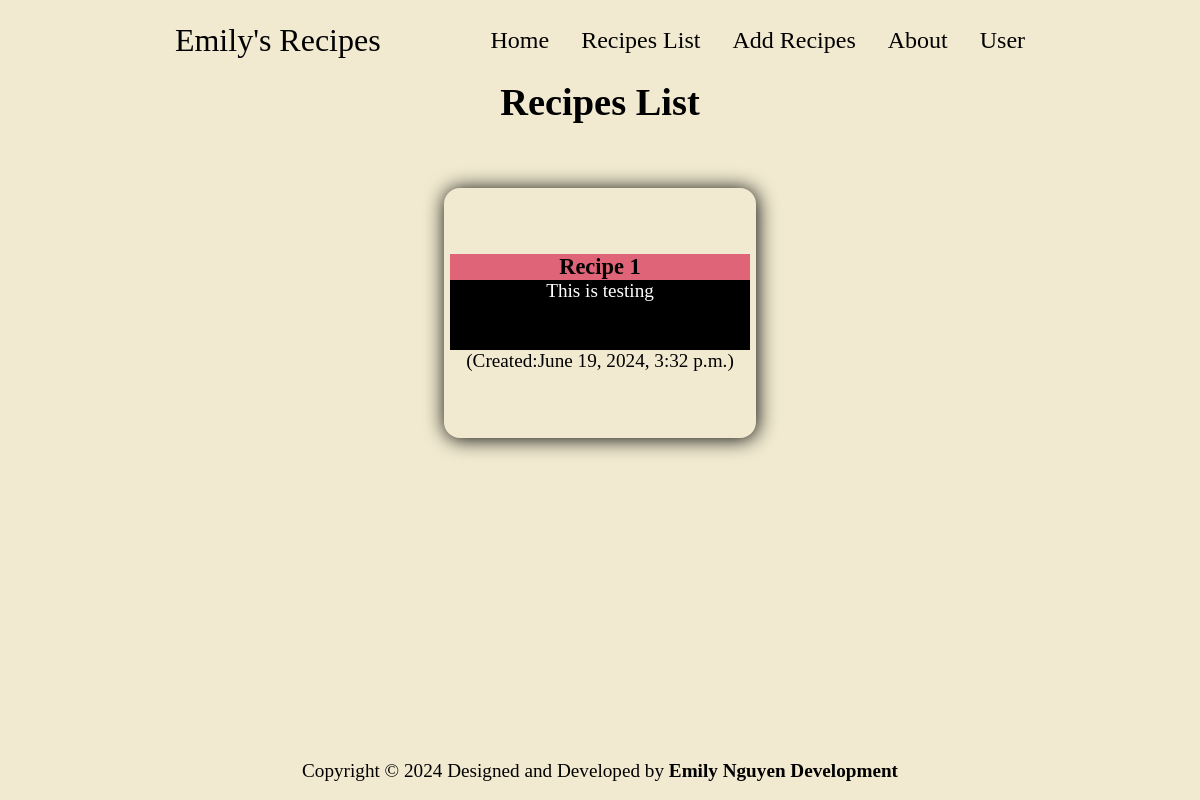
Before: /recipes/ with the older database file.
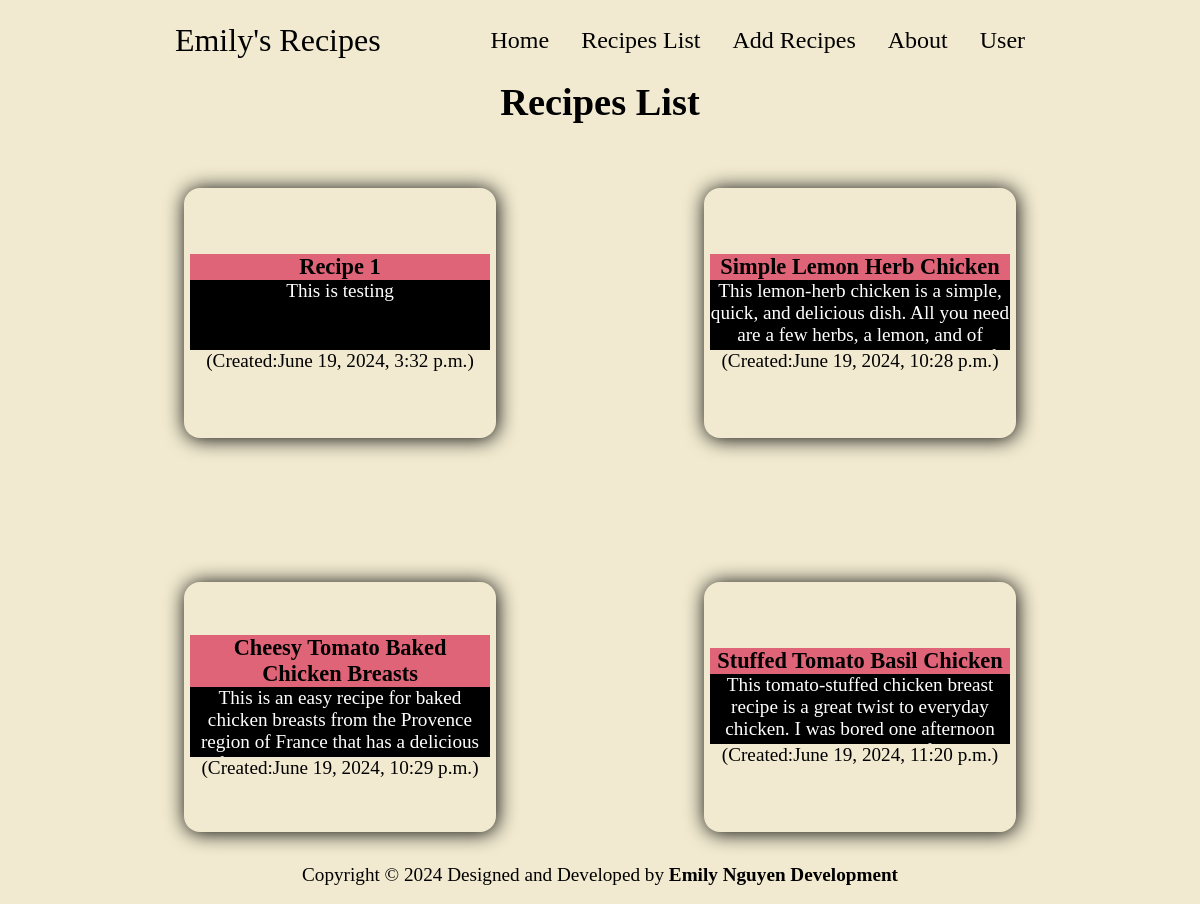
After: the same page with the newer database file.
### recipes/models.py (models this page shows, shortened)
class Recipe(models.Model):
    name = models.CharField(max_length=64)
    time = models.IntegerField()
    servings = models.IntegerField()
    description = models.TextField()
    direction = models.TextField()
    author = models.ForeignKey(CustomUser, on_delete=models.CASCADE, related_name="recipes", null=True)
    date_created = models.DateTimeField(auto_now_add=True)
    date_updated = models.DateTimeField(auto_now=True)
    is_featured = models.BooleanField(default=False)

### recipes/views.py (the view)
# urls.py: path('recipes/', include('recipes.urls')),
def recipes(request):
    return render(request, "recipes/recipes.html",{
        "recipes": Recipe.objects.all()
    })

### recipes/templates/recipes/recipes.html (shortened to what this page needs)
{% extends 'recipes/layout.html'%}
{% block body %}
<h1>Recipes List</h1>
<div class="recipes-container">
    {% for recipe in recipes %}
    <div class="recipe-card">
      <a href="{% url 'recipes:recipe' recipe.id %}">
        <div>
            <p class="recipe-name">{{recipe.name}}</p>
            <p class="recipe-desc">{{recipe.description}}</p>
            <p>(Created:{{recipe.date_created}})</p>
        </div>
      </a>
    </div>
    {% endfor%}
</div>
{% endblock %}

### recipes/templates/recipes/layout.html (shortened to what this page needs)
<!DOCTYPE html>
{% load static %}
<html lang="en">
  <head>
    <link
      rel="stylesheet"
      type="text/css"
      href="{% static 'styles/style.css' %}"
    />
    <link
    rel="stylesheet"
    type="text/css"
    href="{% static 'recipes/styles/style.css' %}" />
  </head>
  <body>
    <nav>
      <div class="logo"><a href="/">Emily's Recipes</a></div>
      <div>
        <ul class="nav-links">
          <li><a href="/">Home</a></li>
          <li><a href="/recipes">Recipes List</a></li>
          <li><a href="/recipes/add">Add Recipes</a></li>
          <li><a href="/about">About</a></li>
          <li><a href="/users">User</a></li>
        </ul>
      </div>
    </nav>
    <main>{% block body %} {% endblock %}</main>
    <footer>
      <p>Copyright &#169; <span id="date"></span> Designed and Developed by  <strong><a target="blank" href="https://thunahh123.github.io/emily-ng-site.github.io/">Emily Nguyen Development</a></strong></p>
    </footer>
  </body>
</html>

### static/styles/style.css (style rules this page uses)
* { margin: 0; padding: 0; }
body { min-height: 100vh; background-color: rgba(236, 227, 191, 0.726); color: black; font-size: 1.2rem; display: flex; flex-direction: column; width: 80%; margin: 0 auto; }
main { text-align: center; flex: 1 0 85vh; }
nav, .nav-links { display: flex; }
nav { justify-content: space-around; align-items: center; flex: 0 0 10vh; }
.nav-links { gap: 2rem; list-style: none; font-size: 1.5rem; }
a { color: #000; text-decoration: none; text-decoration-color: white; }
.logo { font-size: 2rem; color: rgb(211, 55, 107); }
a, .btn { transition: all 300ms ease; }
footer { bottom: 0; height: 10vh; width: 100%; text-align: center; flex: 0 0 5vh; }

### recipes/static/recipes/styles/style.css (style rules this page uses)
.recipes-container { display: flex; justify-content: space-around; gap: 5rem; flex-flow: row wrap; padding-top: 2rem; }
.recipe-card { min-height: 250px; min-width: 250px; max-width: 280px; display: flex; flex: 1; align-items: center; text-align: center; justify-content: center; border-radius: 1rem; box-shadow: 1px 1px 20px black; padding-left: 1rem; padding-right: 1rem; margin: 2rem; }
.recipe-desc { background-color: #000; color: white; width: 300px; height: 70px; overflow: hidden; text-overflow: ellipsis; }
.recipe-name { background-color: rgb(224, 100, 120); color: #000; font-size: 1.4rem; font-weight: bold; text-align: center; padding: 0 0.3rem; }

Changed rows visible on the page:
added Recipe: name "Simple Lemon Herb Chicken", description "This lemon-herb chicken is a simple, quick, and delicious dish. All you need are a few herbs, a lemon, and of…", date_created "June 19, 2024, 10:28 p.m."
added Recipe: name "Cheesy Tomato Baked Chicken Breasts", description "This is an easy recipe for baked chicken breasts from the Provence region of France that has a delicious…", date_created "June 19, 2024, 10:29 p.m."
added Recipe: name "Stuffed Tomato Basil Chicken", description "This tomato-stuffed chicken breast recipe is a great twist to everyday chicken. I was bored one afternoon…", date_created "June 19, 2024, 11:20 p.m."
